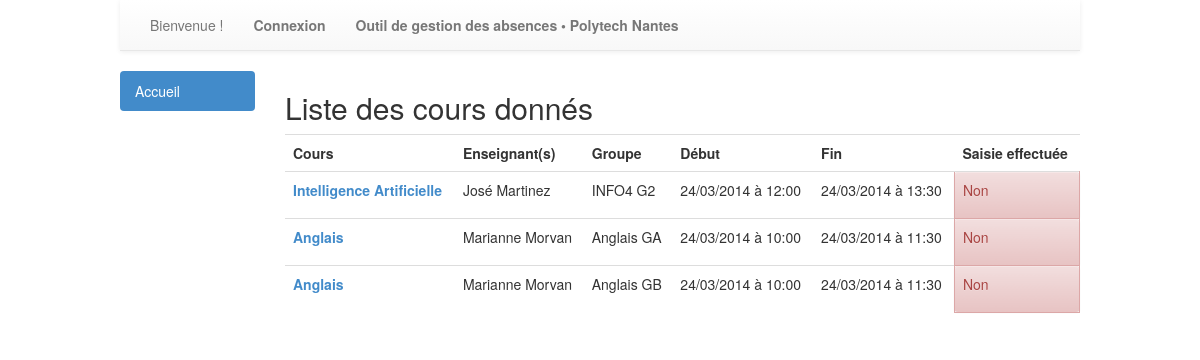
The app's page /absences/cours/liste/, older data.
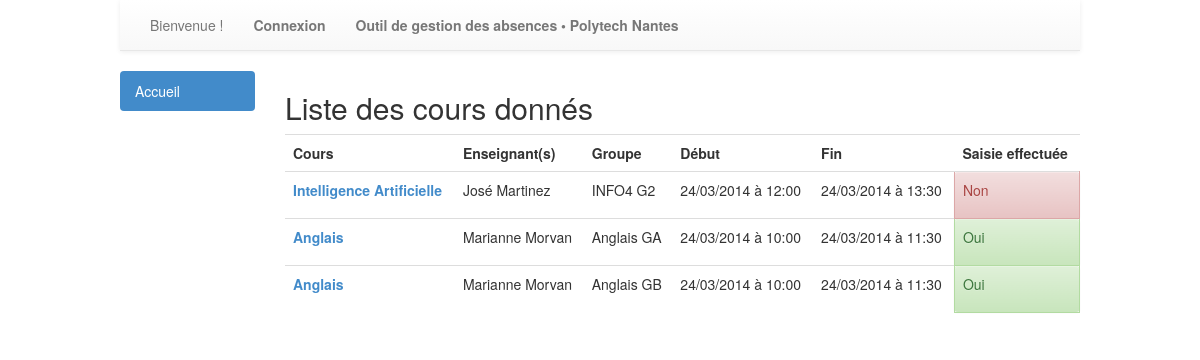
The same page, newer data.
### absences/models.py (models this page shows, shortened)
class Cours (models.Model):
	dateDebut = models.DateTimeField(auto_now = False, auto_now_add = False)
	dateFin = models.DateTimeField(auto_now = False, auto_now_add = False)
	saisieEffectuee = models.BooleanField(default = False)
	matiere = models.ForeignKey(Matiere)
	donne_a = models.ManyToManyField(Groupe, related_name='donne_a')
	donne_par = models.ManyToManyField(Enseignant, related_name = 'donne_par')

class Matiere (models.Model):
	intitule = models.CharField(max_length = 200)

### absences/views.py (the view)
class CoursListView(ListView):
	model = Cours
	context_object_name = 'listeCours'
	template_name = 'absences/listeCours.html'
	paginate_by = 10

### absences/context_processor.py (called while the page is built, shortened)
def getNombres (request):
	nb = {}
	nb['absences'] = 0
	nb['nonSaisis'] = 0
	try:
		etudiant = Etudiant.objects.get(user=request.user)
		nb['absences'] = Absence.objects.filter(etudiant = etudiant, justifie = False).count()
	except:
		nb['absences'] = 0
		try:
			enseignant = Enseignant.objects.get(user=request.user)
			cours = Cours.objects.filter(donne_par = enseignant, saisieEffectuee = False, dateFin__lte = datetime.now())
			nb['nonSaisis'] = cours.count()
		except:
			nb['nonSaisis'] = 0
	return {'nb':nb}

def determinerGroupe(request):
	groupeUtilisateur = {}
	groupeUtilisateur['etudiant'] = None
	groupeUtilisateur['secretaire'] = None
	groupeUtilisateur['enseignant'] = None
	try:
		groupes = request.user.groups.all()
	except:
		groupeUtilisateur['etudiant'] = None
		groupeUtilisateur['secretaire'] = None
		groupeUtilisateur['enseignant'] = None
	return {'groupeUtilisateur':groupeUtilisateur}

### absences/templates/absences/listeCours.html (shortened to what this page needs)
{% extends 'general.html' %}
{%block content %}
<h2>Liste des cours donnés</h2>
<table class="table table-hover">
	<tr>
		<th>Cours</th>
		<th>Enseignant(s)</th>
		<th>Groupe</th>
		<th>Début</th>
		<th>Fin</th>
		{% if nonRenseignes %}
			<th>Saisir les absence</th>
		{% else %}
			<th>Saisie effectuée</th>
		{% endif %}
	</tr>
{% for cours in listeCours %}
	<tr>
		<td><p><strong><a href="{% url 'absences:consultationCours' cours.id %}" title="Voir les absences">{{cours.matiere.intitule}}</a></strong></p></td>
		<td>{% for enseignant in cours.donne_par.all %} {{enseignant.user.first_name}} {{enseignant.user.last_name}}{% if not forloop.last %}, {%endif%}{% endfor %}</td>
		<td>{% for groupe in cours.donne_a.all %} {{groupe.nom}}{% if not forloop.last %}, {%endif%}{% endfor %}</td>
		<td>{{cours.dateDebut|date:"d/m/Y"}} à {{cours.dateDebut|time:"H:i"}}</td>
		<td>{{cours.dateFin|date:"d/m/Y"}} à {{cours.dateFin|time:"H:i"}}</td>
		{% if not nonRenseignes %}
			{% if cours.saisieEffectuee %}
				<td class="alert alert-success">Oui</td>
			{% else %}
				<td class="alert alert-danger">Non</td>
			{% endif %}
		{% else %}
			<td><a href="{% url 'absences:saisieAbsences' cours.id %}"><button type="button" class="btn btn-default"><span class="glyphicon glyphicon-pencil"></span> Saisir les absences</button></a></td>
		{% endif %}
	</tr>
	{%empty%}
	<tr>
		<td colspan="6">Aucun cours ne correspond à cette date</td>
	</tr>
{% endfor %}
</table>
{%endblock %}

Row changes from the older to the newer data that the page shows:
changed Cours (number 2 of 3 on the later page): saisieEffectuee "Non" → "Oui"
changed Cours (number 3 of 3 on the later page): saisieEffectuee "Non" → "Oui"
